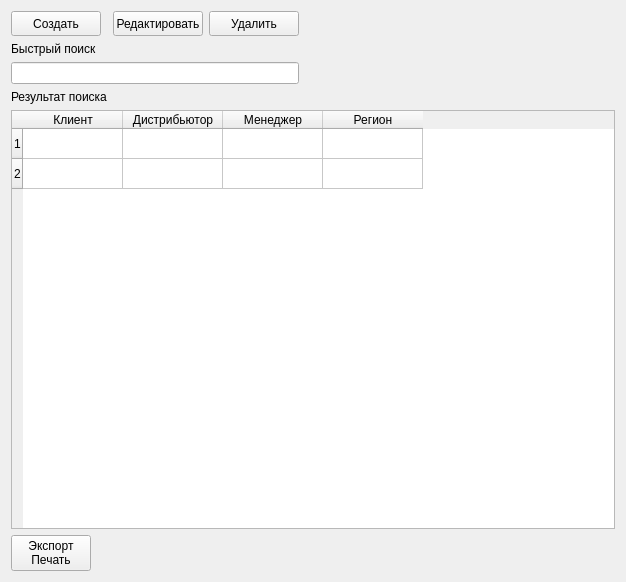
<?xml version="1.0" encoding="UTF-8"?>
<ui version="4.0">
 <class>ClientTab</class>
 <widget class="QWidget" name="ClientTab">
  <property name="geometry">
   <rect>
    <x>0</x>
    <y>0</y>
    <width>626</width>
    <height>582</height>
   </rect>
  </property>
  <property name="sizePolicy">
   <sizepolicy hsizetype="Expanding" vsizetype="Expanding">
    <horstretch>0</horstretch>
    <verstretch>0</verstretch>
   </sizepolicy>
  </property>
  <property name="windowTitle">
   <string>Form</string>
  </property>
  <layout class="QGridLayout" name="gridLayout">
   <item row="0" column="0">
    <widget class="QPushButton" name="pushButton">
     <property name="sizePolicy">
      <sizepolicy hsizetype="Fixed" vsizetype="Fixed">
       <horstretch>0</horstretch>
       <verstretch>0</verstretch>
      </sizepolicy>
     </property>
     <property name="minimumSize">
      <size>
       <width>90</width>
       <height>25</height>
      </size>
     </property>
     <property name="maximumSize">
      <size>
       <width>90</width>
       <height>25</height>
      </size>
     </property>
     <property name="text">
      <string>Создать</string>
     </property>
    </widget>
   </item>
   <item row="0" column="1">
    <widget class="QPushButton" name="pushButton_2">
     <property name="sizePolicy">
      <sizepolicy hsizetype="Fixed" vsizetype="Fixed">
       <horstretch>0</horstretch>
       <verstretch>0</verstretch>
      </sizepolicy>
     </property>
     <property name="minimumSize">
      <size>
       <width>90</width>
       <height>25</height>
      </size>
     </property>
     <property name="maximumSize">
      <size>
       <width>90</width>
       <height>25</height>
      </size>
     </property>
     <property name="text">
      <string>Редактировать</string>
     </property>
    </widget>
   </item>
   <item row="0" column="2">
    <widget class="QPushButton" name="pushButton_3">
     <property name="sizePolicy">
      <sizepolicy hsizetype="Fixed" vsizetype="Fixed">
       <horstretch>0</horstretch>
       <verstretch>0</verstretch>
      </sizepolicy>
     </property>
     <property name="minimumSize">
      <size>
       <width>90</width>
       <height>25</height>
      </size>
     </property>
     <property name="maximumSize">
      <size>
       <width>90</width>
       <height>25</height>
      </size>
     </property>
     <property name="text">
      <string>Удалить</string>
     </property>
    </widget>
   </item>
   <item row="1" column="0">
    <widget class="QLabel" name="label">
     <property name="text">
      <string>Быстрый поиск</string>
     </property>
    </widget>
   </item>
   <item row="2" column="0" colspan="3">
    <widget class="QLineEdit" name="lineEdit"/>
   </item>
   <item row="3" column="0">
    <widget class="QLabel" name="label_2">
     <property name="text">
      <string>Результат поиска</string>
     </property>
    </widget>
   </item>
   <item row="4" column="0" colspan="4">
    <widget class="QTableWidget" name="tableWidget">
     <row>
      <property name="text">
       <string>1</string>
      </property>
     </row>
     <row>
      <property name="text">
       <string>2</string>
      </property>
     </row>
     <column>
      <property name="text">
       <string>Клиент</string>
      </property>
     </column>
     <column>
      <property name="text">
       <string>Дистрибьютор</string>
      </property>
     </column>
     <column>
      <property name="text">
       <string>Менеджер</string>
      </property>
     </column>
     <column>
      <property name="text">
       <string>Регион</string>
      </property>
     </column>
    </widget>
   </item>
   <item row="5" column="0">
    <widget class="QPushButton" name="pushButton_4">
     <property name="sizePolicy">
      <sizepolicy hsizetype="Fixed" vsizetype="Fixed">
       <horstretch>0</horstretch>
       <verstretch>0</verstretch>
      </sizepolicy>
     </property>
     <property name="text">
      <string>Экспорт
Печать</string>
     </property>
    </widget>
   </item>
   <item row="0" column="3">
    <spacer name="horizontalSpacer">
     <property name="orientation">
      <enum>Qt::Horizontal</enum>
     </property>
     <property name="sizeHint" stdset="0">
      <size>
       <width>40</width>
       <height>20</height>
      </size>
     </property>
    </spacer>
   </item>
  </layout>
 </widget>
 <resources/>
 <connections/>
</ui>
